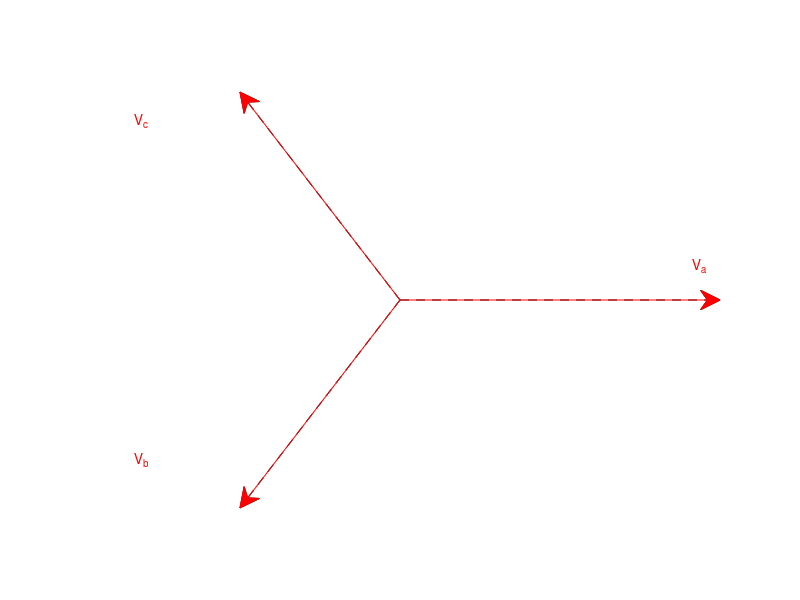
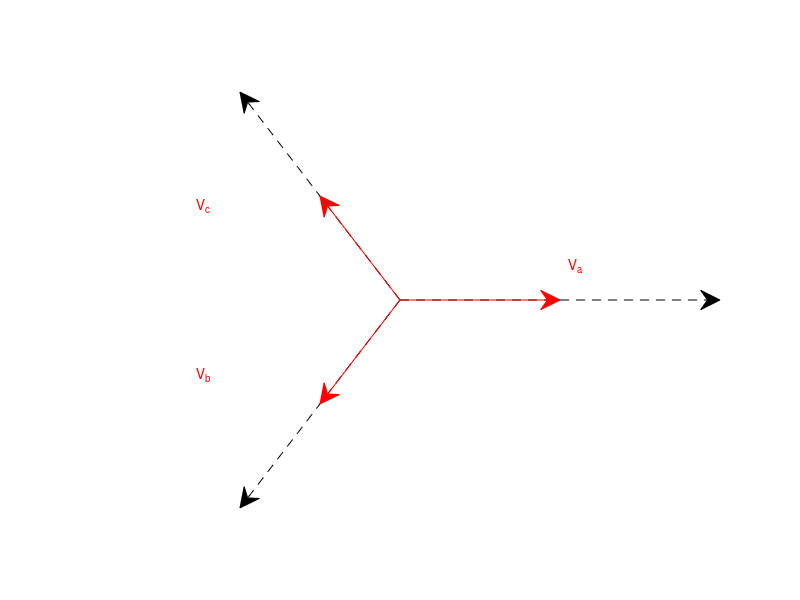
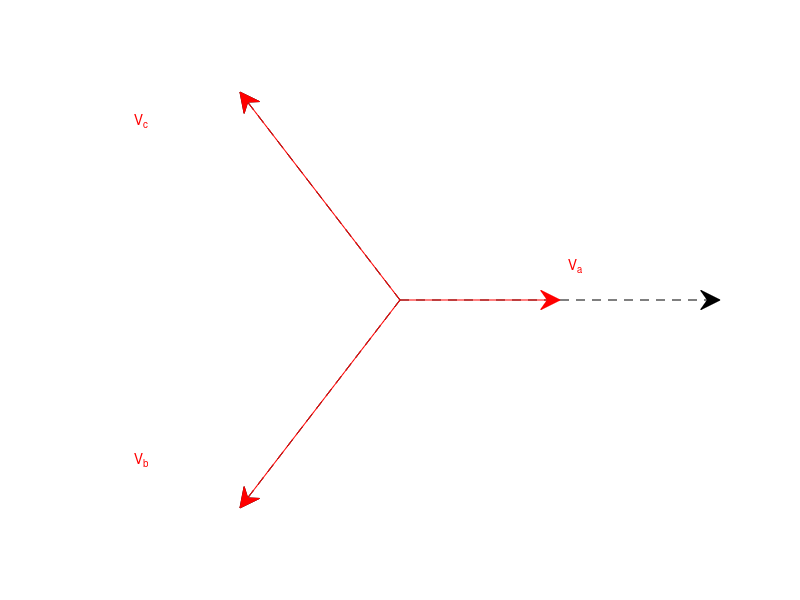
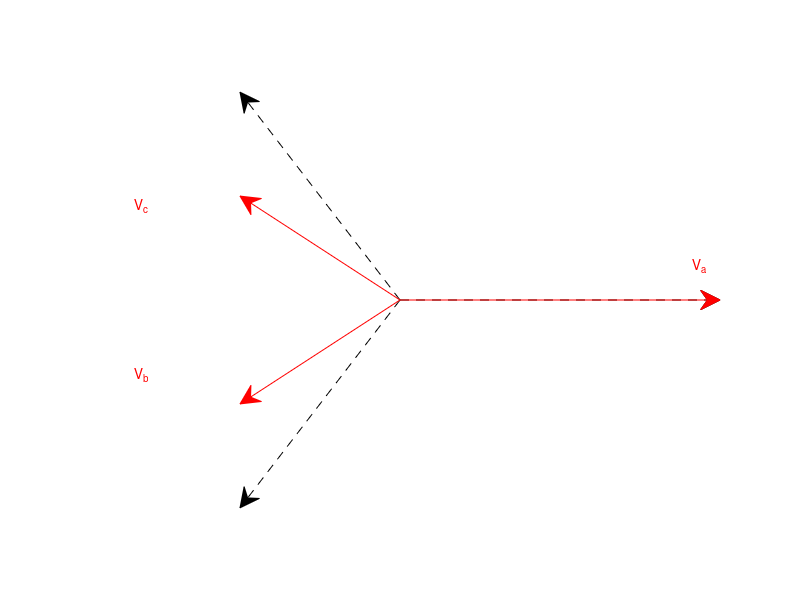

Write the MATLAB code that produced these figures, in order.
clc;clear;

% makes Phasor diagrams for diff sag types
E=0.4;
V=0.2;

% pre-fault phasors
x1 = [0, 1]*E + [0.5, 0.5];
y1 = [0, 0]*E + [0.5, 0.5];
x2 = [0, -0.5]*E + [0.5, 0.5];
y2 = [0, sqrt(3)/2]*E + [0.5, 0.5];
x3 = [0, -0.5]*E + [0.5, 0.5];
y3 = [0, -sqrt(3)/2]*E + [0.5, 0.5];


va=[E, V, V, E, V, E, V, (2*E/3+V/3)];
vb=[-0.5*E-E*0.5*1j*sqrt(3), -0.5*V-V*0.5*1j*sqrt(3), -0.5*E-E*0.5*1j*sqrt(3), -0.5*E-V*0.5*1j*sqrt(3), -0.5*V-E*0.5*1j*sqrt(3), -0.5*V-V*0.5*1j*sqrt(3), -0.5*V-1j*(V*sqrt(3)/6+E*sqrt(3)/3), -E/3-V/6 - 1j*0.5*sqrt(3)*V];
vc=[-0.5*E+E*0.5*1j*sqrt(3), -0.5*V+V*0.5*1j*sqrt(3), -0.5*E+E*0.5*1j*sqrt(3), -0.5*E+V*0.5*1j*sqrt(3), -0.5*V+E*0.5*1j*sqrt(3), -0.5*V+V*0.5*1j*sqrt(3), -0.5*V+1j*(V*sqrt(3)/6+E*sqrt(3)/3), -E/3-V/6 + 1j*0.5*sqrt(3)*V];
for i=1:8
    fhandle=figure(i); clf; xlim([-1,1]); ylim([-1, 1]); axis off
    set(fhandle, 'Position', [1000, 300, 180, 180])
    annotation('arrow',x1,y1, 'lineStyle', '--')
    annotation('arrow',x2,y2, 'lineStyle', '--')
    annotation('arrow',x3,y3, 'lineStyle', '--')
    
    
    annotation('textarrow',[0, real(va(i))]+ [0.5, 0.5],[0, imag(va(i))]+ [0.5, 0.5], 'color', 'red')
    annotation('textarrow',[0, real(vb(i))]+ [0.5, 0.5],[0, imag(vb(i))]+ [0.5, 0.5], 'color', 'red')
    annotation('textarrow',[0, real(vc(i))]+ [0.5, 0.5],[0, imag(vc(i))]+ [0.5, 0.5], 'color', 'red')
    
    text(real(va(i))*2+0.1, imag(va(i))*2+0.1, 'V_a', 'color', 'red')
    text(real(vb(i))*2-0.5, imag(vb(i))*2, 'V_b', 'color', 'red')
    text(real(vc(i))*2-0.5, imag(vc(i))*2, 'V_c', 'color', 'red')


end
%%
close all